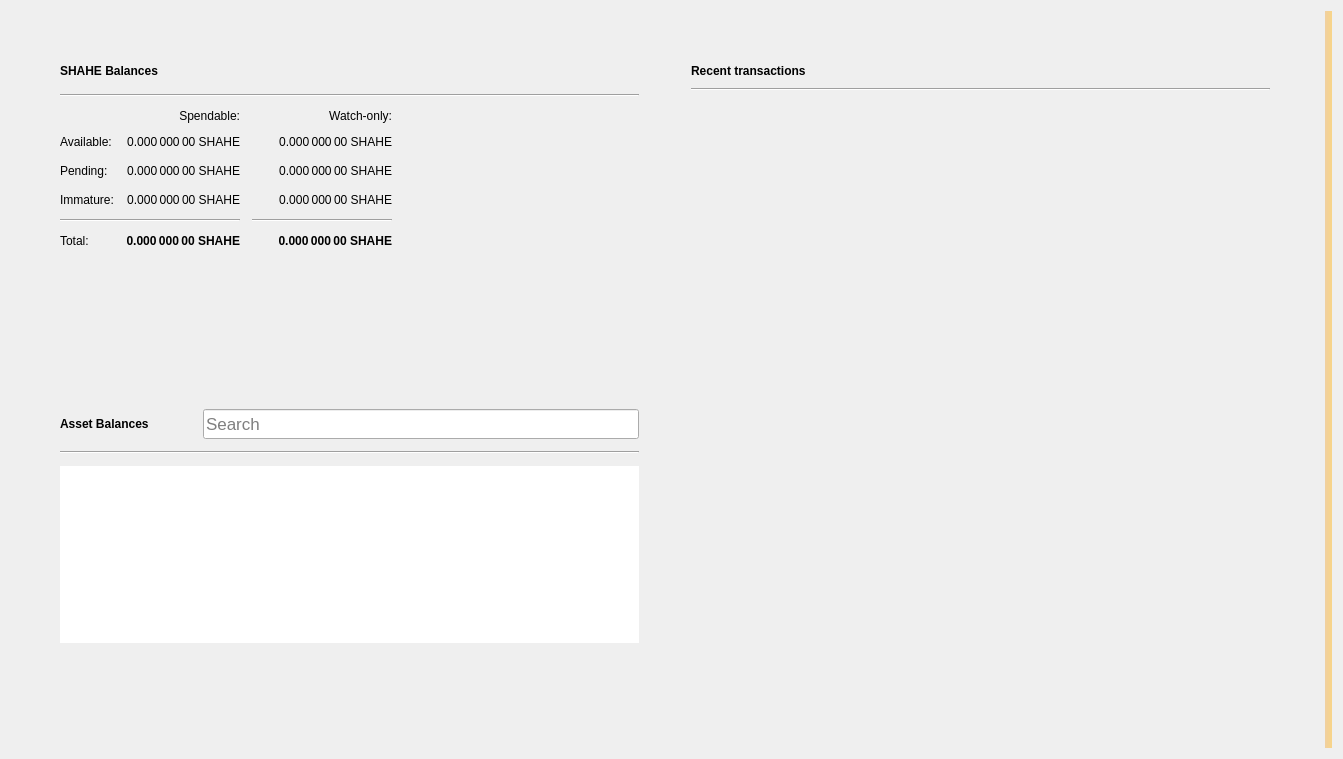
<?xml version="1.0" encoding="UTF-8"?>
<ui version="4.0">
 <class>OverviewPage</class>
 <widget class="QWidget" name="OverviewPage">
  <property name="geometry">
   <rect>
    <x>0</x>
    <y>0</y>
    <width>1343</width>
    <height>759</height>
   </rect>
  </property>
  <property name="windowTitle">
   <string>Form</string>
  </property>
  <property name="autoFillBackground">
   <bool>false</bool>
  </property>
  <layout class="QGridLayout" name="gridLayout_3">
   <item row="0" column="1">
    <layout class="QVBoxLayout" name="verticalLayout_7">
     <property name="spacing">
      <number>0</number>
     </property>
     <property name="leftMargin">
      <number>0</number>
     </property>
     <property name="topMargin">
      <number>0</number>
     </property>
     <property name="rightMargin">
      <number>0</number>
     </property>
     <property name="bottomMargin">
      <number>0</number>
     </property>
     <item>
      <layout class="QHBoxLayout" name="horizontalLayout" stretch="0,0">
       <property name="spacing">
        <number>34</number>
       </property>
       <property name="sizeConstraint">
        <enum>QLayout::SetMaximumSize</enum>
       </property>
       <property name="leftMargin">
        <number>40</number>
       </property>
       <property name="topMargin">
        <number>40</number>
       </property>
       <property name="rightMargin">
        <number>40</number>
       </property>
       <property name="bottomMargin">
        <number>40</number>
       </property>
       <item>
        <layout class="QVBoxLayout" name="verticalLayout_2">
         <property name="spacing">
          <number>34</number>
         </property>
         <property name="rightMargin">
          <number>0</number>
         </property>
         <item>
          <widget class="QFrame" name="frame">
           <property name="sizePolicy">
            <sizepolicy hsizetype="Preferred" vsizetype="Preferred">
             <horstretch>0</horstretch>
             <verstretch>0</verstretch>
            </sizepolicy>
           </property>
           <property name="frameShape">
            <enum>QFrame::NoFrame</enum>
           </property>
           <property name="frameShadow">
            <enum>QFrame::Raised</enum>
           </property>
           <property name="lineWidth">
            <number>10</number>
           </property>
           <layout class="QVBoxLayout" name="verticalLayout_4">
            <property name="spacing">
             <number>12</number>
            </property>
            <item>
             <layout class="QHBoxLayout" name="horizontalLayout_4">
              <item>
               <widget class="QLabel" name="rvnBalancesLabel">
                <property name="font">
                 <font>
                  <weight>75</weight>
                  <bold>true</bold>
                 </font>
                </property>
                <property name="text">
                 <string>SHAHE Balances</string>
                </property>
               </widget>
              </item>
              <item>
               <widget class="QPushButton" name="labelWalletStatus">
                <property name="enabled">
                 <bool>true</bool>
                </property>
                <property name="maximumSize">
                 <size>
                  <width>30</width>
                  <height>16777215</height>
                 </size>
                </property>
                <property name="toolTip">
                 <string>The displayed information may be out of date. Your wallet automatically synchronizes with the shahepay network after a connection is established, but this process has not completed yet.</string>
                </property>
                <property name="text">
                 <string/>
                </property>
                <property name="icon">
                 <iconset>
                  <normaloff>:/icons/warning</normaloff>
                  <disabledoff>:/icons/warning</disabledoff>:/icons/warning</iconset>
                </property>
                <property name="iconSize">
                 <size>
                  <width>24</width>
                  <height>24</height>
                 </size>
                </property>
                <property name="flat">
                 <bool>true</bool>
                </property>
               </widget>
              </item>
              <item>
               <spacer name="horizontalSpacer_3">
                <property name="orientation">
                 <enum>Qt::Horizontal</enum>
                </property>
                <property name="sizeHint" stdset="0">
                 <size>
                  <width>40</width>
                  <height>20</height>
                 </size>
                </property>
               </spacer>
              </item>
             </layout>
            </item>
            <item>
             <widget class="Line" name="line_2">
              <property name="orientation">
               <enum>Qt::Horizontal</enum>
              </property>
             </widget>
            </item>
            <item>
             <layout class="QGridLayout" name="gridLayout">
              <property name="spacing">
               <number>12</number>
              </property>
              <item row="3" column="2">
               <widget class="QLabel" name="labelWatchImmature">
                <property name="font">
                 <font>
                  <weight>50</weight>
                  <bold>false</bold>
                 </font>
                </property>
                <property name="cursor">
                 <cursorShape>IBeamCursor</cursorShape>
                </property>
                <property name="toolTip">
                 <string>Mined balance in watch-only addresses that has not yet matured</string>
                </property>
                <property name="text">
                 <string notr="true">0.000 000 00 SHAHE</string>
                </property>
                <property name="alignment">
                 <set>Qt::AlignRight|Qt::AlignTrailing|Qt::AlignVCenter</set>
                </property>
                <property name="textInteractionFlags">
                 <set>Qt::LinksAccessibleByMouse|Qt::TextSelectableByKeyboard|Qt::TextSelectableByMouse</set>
                </property>
               </widget>
              </item>
              <item row="2" column="3">
               <spacer name="horizontalSpacer_2">
                <property name="orientation">
                 <enum>Qt::Horizontal</enum>
                </property>
                <property name="sizeHint" stdset="0">
                 <size>
                  <width>40</width>
                  <height>20</height>
                 </size>
                </property>
               </spacer>
              </item>
              <item row="1" column="0">
               <widget class="QLabel" name="labelBalanceText">
                <property name="text">
                 <string>Available:</string>
                </property>
               </widget>
              </item>
              <item row="1" column="2">
               <widget class="QLabel" name="labelWatchAvailable">
                <property name="font">
                 <font>
                  <weight>50</weight>
                  <bold>false</bold>
                 </font>
                </property>
                <property name="cursor">
                 <cursorShape>IBeamCursor</cursorShape>
                </property>
                <property name="toolTip">
                 <string>Your current balance in watch-only addresses</string>
                </property>
                <property name="text">
                 <string notr="true">0.000 000 00 SHAHE</string>
                </property>
                <property name="alignment">
                 <set>Qt::AlignRight|Qt::AlignTrailing|Qt::AlignVCenter</set>
                </property>
                <property name="textInteractionFlags">
                 <set>Qt::LinksAccessibleByMouse|Qt::TextSelectableByKeyboard|Qt::TextSelectableByMouse</set>
                </property>
               </widget>
              </item>
              <item row="2" column="1">
               <widget class="QLabel" name="labelUnconfirmed">
                <property name="font">
                 <font>
                  <weight>50</weight>
                  <bold>false</bold>
                 </font>
                </property>
                <property name="cursor">
                 <cursorShape>IBeamCursor</cursorShape>
                </property>
                <property name="toolTip">
                 <string>Total of transactions that have yet to be confirmed, and do not yet count toward the spendable balance</string>
                </property>
                <property name="text">
                 <string notr="true">0.000 000 00 SHAHE</string>
                </property>
                <property name="alignment">
                 <set>Qt::AlignRight|Qt::AlignTrailing|Qt::AlignVCenter</set>
                </property>
                <property name="textInteractionFlags">
                 <set>Qt::LinksAccessibleByMouse|Qt::TextSelectableByKeyboard|Qt::TextSelectableByMouse</set>
                </property>
               </widget>
              </item>
              <item row="4" column="2">
               <widget class="Line" name="lineWatchBalance">
                <property name="sizePolicy">
                 <sizepolicy hsizetype="Preferred" vsizetype="Fixed">
                  <horstretch>0</horstretch>
                  <verstretch>0</verstretch>
                 </sizepolicy>
                </property>
                <property name="minimumSize">
                 <size>
                  <width>140</width>
                  <height>0</height>
                 </size>
                </property>
                <property name="orientation">
                 <enum>Qt::Horizontal</enum>
                </property>
               </widget>
              </item>
              <item row="0" column="1">
               <widget class="QLabel" name="labelSpendable">
                <property name="text">
                 <string>Spendable:</string>
                </property>
                <property name="alignment">
                 <set>Qt::AlignRight|Qt::AlignTrailing|Qt::AlignVCenter</set>
                </property>
               </widget>
              </item>
              <item row="3" column="0">
               <widget class="QLabel" name="labelImmatureText">
                <property name="text">
                 <string>Immature:</string>
                </property>
               </widget>
              </item>
              <item row="5" column="2">
               <widget class="QLabel" name="labelWatchTotal">
                <property name="font">
                 <font>
                  <weight>75</weight>
                  <bold>true</bold>
                 </font>
                </property>
                <property name="cursor">
                 <cursorShape>IBeamCursor</cursorShape>
                </property>
                <property name="toolTip">
                 <string>Current total balance in watch-only addresses</string>
                </property>
                <property name="text">
                 <string notr="true">0.000 000 00 SHAHE</string>
                </property>
                <property name="alignment">
                 <set>Qt::AlignRight|Qt::AlignTrailing|Qt::AlignVCenter</set>
                </property>
                <property name="textInteractionFlags">
                 <set>Qt::LinksAccessibleByMouse|Qt::TextSelectableByKeyboard|Qt::TextSelectableByMouse</set>
                </property>
               </widget>
              </item>
              <item row="4" column="0" colspan="2">
               <widget class="Line" name="line">
                <property name="orientation">
                 <enum>Qt::Horizontal</enum>
                </property>
               </widget>
              </item>
              <item row="0" column="2">
               <widget class="QLabel" name="labelWatchonly">
                <property name="text">
                 <string>Watch-only:</string>
                </property>
                <property name="alignment">
                 <set>Qt::AlignRight|Qt::AlignTrailing|Qt::AlignVCenter</set>
                </property>
               </widget>
              </item>
              <item row="5" column="1">
               <widget class="QLabel" name="labelTotal">
                <property name="font">
                 <font>
                  <weight>75</weight>
                  <bold>true</bold>
                 </font>
                </property>
                <property name="cursor">
                 <cursorShape>IBeamCursor</cursorShape>
                </property>
                <property name="toolTip">
                 <string>Your current total balance</string>
                </property>
                <property name="text">
                 <string notr="true">0.000 000 00 SHAHE</string>
                </property>
                <property name="alignment">
                 <set>Qt::AlignRight|Qt::AlignTrailing|Qt::AlignVCenter</set>
                </property>
                <property name="textInteractionFlags">
                 <set>Qt::LinksAccessibleByMouse|Qt::TextSelectableByKeyboard|Qt::TextSelectableByMouse</set>
                </property>
               </widget>
              </item>
              <item row="1" column="1">
               <widget class="QLabel" name="labelBalance">
                <property name="font">
                 <font>
                  <weight>50</weight>
                  <bold>false</bold>
                 </font>
                </property>
                <property name="cursor">
                 <cursorShape>IBeamCursor</cursorShape>
                </property>
                <property name="toolTip">
                 <string>Your current spendable balance</string>
                </property>
                <property name="text">
                 <string notr="true">0.000 000 00 SHAHE</string>
                </property>
                <property name="alignment">
                 <set>Qt::AlignRight|Qt::AlignTrailing|Qt::AlignVCenter</set>
                </property>
                <property name="textInteractionFlags">
                 <set>Qt::LinksAccessibleByMouse|Qt::TextSelectableByKeyboard|Qt::TextSelectableByMouse</set>
                </property>
               </widget>
              </item>
              <item row="2" column="0">
               <widget class="QLabel" name="labelPendingText">
                <property name="text">
                 <string>Pending:</string>
                </property>
               </widget>
              </item>
              <item row="5" column="0">
               <widget class="QLabel" name="labelTotalText">
                <property name="text">
                 <string>Total:</string>
                </property>
               </widget>
              </item>
              <item row="3" column="1">
               <widget class="QLabel" name="labelImmature">
                <property name="font">
                 <font>
                  <weight>50</weight>
                  <bold>false</bold>
                 </font>
                </property>
                <property name="cursor">
                 <cursorShape>IBeamCursor</cursorShape>
                </property>
                <property name="toolTip">
                 <string>Mined balance that has not yet matured</string>
                </property>
                <property name="text">
                 <string notr="true">0.000 000 00 SHAHE</string>
                </property>
                <property name="alignment">
                 <set>Qt::AlignRight|Qt::AlignTrailing|Qt::AlignVCenter</set>
                </property>
                <property name="textInteractionFlags">
                 <set>Qt::LinksAccessibleByMouse|Qt::TextSelectableByKeyboard|Qt::TextSelectableByMouse</set>
                </property>
               </widget>
              </item>
              <item row="2" column="2">
               <widget class="QLabel" name="labelWatchPending">
                <property name="font">
                 <font>
                  <weight>50</weight>
                  <bold>false</bold>
                 </font>
                </property>
                <property name="cursor">
                 <cursorShape>IBeamCursor</cursorShape>
                </property>
                <property name="toolTip">
                 <string>Unconfirmed transactions to watch-only addresses</string>
                </property>
                <property name="text">
                 <string notr="true">0.000 000 00 SHAHE</string>
                </property>
                <property name="alignment">
                 <set>Qt::AlignRight|Qt::AlignTrailing|Qt::AlignVCenter</set>
                </property>
                <property name="textInteractionFlags">
                 <set>Qt::LinksAccessibleByMouse|Qt::TextSelectableByKeyboard|Qt::TextSelectableByMouse</set>
                </property>
               </widget>
              </item>
             </layout>
            </item>
           </layout>
          </widget>
         </item>
         <item>
          <widget class="QWidget" name="assetVerticalSpaceWidget2" native="true">
           <property name="autoFillBackground">
            <bool>false</bool>
           </property>
           <layout class="QVBoxLayout" name="verticalLayout_6">
            <item>
             <spacer name="verticalSpacer_4">
              <property name="orientation">
               <enum>Qt::Vertical</enum>
              </property>
              <property name="sizeHint" stdset="0">
               <size>
                <width>20</width>
                <height>87</height>
               </size>
              </property>
             </spacer>
            </item>
           </layout>
          </widget>
         </item>
         <item>
          <widget class="QFrame" name="assetFrame">
           <property name="autoFillBackground">
            <bool>true</bool>
           </property>
           <property name="frameShape">
            <enum>QFrame::NoFrame</enum>
           </property>
           <property name="frameShadow">
            <enum>QFrame::Plain</enum>
           </property>
           <property name="lineWidth">
            <number>0</number>
           </property>
           <layout class="QVBoxLayout" name="verticalLayout_5">
            <property name="spacing">
             <number>12</number>
            </property>
            <item>
             <layout class="QHBoxLayout" name="assetBalanceHorizontalLayout">
              <item alignment="Qt::AlignVCenter">
               <widget class="QLabel" name="assetBalanceLabel">
                <property name="font">
                 <font>
                  <weight>75</weight>
                  <bold>true</bold>
                 </font>
                </property>
                <property name="text">
                 <string>Asset Balances</string>
                </property>
               </widget>
              </item>
              <item>
               <widget class="QPushButton" name="labelAssetStatus">
                <property name="enabled">
                 <bool>true</bool>
                </property>
                <property name="maximumSize">
                 <size>
                  <width>30</width>
                  <height>16777215</height>
                 </size>
                </property>
                <property name="toolTip">
                 <string>The displayed information may be out of date. Your wallet automatically synchronizes with the shahepay network after a connection is established, but this process has not completed yet.</string>
                </property>
                <property name="text">
                 <string/>
                </property>
                <property name="icon">
                 <iconset>
                  <normaloff>:/icons/warning</normaloff>
                  <disabledoff>:/icons/warning</disabledoff>:/icons/warning</iconset>
                </property>
                <property name="iconSize">
                 <size>
                  <width>24</width>
                  <height>24</height>
                 </size>
                </property>
                <property name="flat">
                 <bool>true</bool>
                </property>
               </widget>
              </item>
              <item alignment="Qt::AlignBottom">
               <widget class="QLineEdit" name="assetSearch">
                <property name="sizePolicy">
                 <sizepolicy hsizetype="Expanding" vsizetype="Preferred">
                  <horstretch>0</horstretch>
                  <verstretch>0</verstretch>
                 </sizepolicy>
                </property>
                <property name="minimumSize">
                 <size>
                  <width>0</width>
                  <height>30</height>
                 </size>
                </property>
                <property name="maximumSize">
                 <size>
                  <width>16777215</width>
                  <height>30</height>
                 </size>
                </property>
                <property name="sizeIncrement">
                 <size>
                  <width>0</width>
                  <height>0</height>
                 </size>
                </property>
                <property name="baseSize">
                 <size>
                  <width>0</width>
                  <height>0</height>
                 </size>
                </property>
                <property name="font">
                 <font>
                  <pointsize>13</pointsize>
                 </font>
                </property>
                <property name="maxLength">
                 <number>32</number>
                </property>
                <property name="frame">
                 <bool>true</bool>
                </property>
                <property name="alignment">
                 <set>Qt::AlignLeading|Qt::AlignLeft|Qt::AlignVCenter</set>
                </property>
                <property name="placeholderText">
                 <string>Search</string>
                </property>
                <property name="clearButtonEnabled">
                 <bool>true</bool>
                </property>
               </widget>
              </item>
             </layout>
            </item>
            <item>
             <widget class="Line" name="assetBalanceLine">
              <property name="orientation">
               <enum>Qt::Horizontal</enum>
              </property>
             </widget>
            </item>
            <item>
             <widget class="QListView" name="listAssets">
              <property name="frameShape">
               <enum>QFrame::NoFrame</enum>
              </property>
              <property name="lineWidth">
               <number>0</number>
              </property>
              <property name="verticalScrollMode">
               <enum>QAbstractItemView::ScrollPerItem</enum>
              </property>
             </widget>
            </item>
            <item>
             <widget class="QWidget" name="assetVerticalSpaceWidget" native="true">
              <property name="autoFillBackground">
               <bool>false</bool>
              </property>
              <layout class="QVBoxLayout" name="verticalLayout">
               <item>
                <spacer name="verticalSpacer_3">
                 <property name="orientation">
                  <enum>Qt::Vertical</enum>
                 </property>
                 <property name="sizeHint" stdset="0">
                  <size>
                   <width>20</width>
                   <height>40</height>
                  </size>
                 </property>
                </spacer>
               </item>
              </layout>
             </widget>
            </item>
           </layout>
          </widget>
         </item>
        </layout>
       </item>
       <item>
        <layout class="QVBoxLayout" name="verticalLayout_3">
         <property name="spacing">
          <number>34</number>
         </property>
         <property name="leftMargin">
          <number>0</number>
         </property>
         <item>
          <widget class="QFrame" name="frame_2">
           <property name="sizePolicy">
            <sizepolicy hsizetype="Preferred" vsizetype="Fixed">
             <horstretch>0</horstretch>
             <verstretch>0</verstretch>
            </sizepolicy>
           </property>
           <property name="frameShape">
            <enum>QFrame::NoFrame</enum>
           </property>
           <property name="frameShadow">
            <enum>QFrame::Plain</enum>
           </property>
           <property name="lineWidth">
            <number>0</number>
           </property>
           <layout class="QGridLayout" name="gridLayout_2">
            <property name="horizontalSpacing">
             <number>12</number>
            </property>
            <item row="0" column="0">
             <layout class="QHBoxLayout" name="horizontalLayout_2">
              <item>
               <widget class="QLabel" name="recentTransactionsLabel">
                <property name="font">
                 <font>
                  <weight>75</weight>
                  <bold>true</bold>
                 </font>
                </property>
                <property name="text">
                 <string>Recent transactions</string>
                </property>
               </widget>
              </item>
              <item>
               <widget class="QPushButton" name="labelTransactionsStatus">
                <property name="enabled">
                 <bool>true</bool>
                </property>
                <property name="maximumSize">
                 <size>
                  <width>30</width>
                  <height>16777215</height>
                 </size>
                </property>
                <property name="toolTip">
                 <string>The displayed information may be out of date. Your wallet automatically synchronizes with the shahepay network after a connection is established, but this process has not completed yet.</string>
                </property>
                <property name="text">
                 <string/>
                </property>
                <property name="icon">
                 <iconset>
                  <normaloff>:/icons/warning</normaloff>
                  <disabledoff>:/icons/warning</disabledoff>:/icons/warning</iconset>
                </property>
                <property name="iconSize">
                 <size>
                  <width>24</width>
                  <height>24</height>
                 </size>
                </property>
                <property name="flat">
                 <bool>true</bool>
                </property>
               </widget>
              </item>
              <item>
               <spacer name="horizontalSpacer">
                <property name="orientation">
                 <enum>Qt::Horizontal</enum>
                </property>
                <property name="sizeHint" stdset="0">
                 <size>
                  <width>40</width>
                  <height>20</height>
                 </size>
                </property>
               </spacer>
              </item>
             </layout>
            </item>
            <item row="2" column="0">
             <widget class="QListView" name="listTransactions">
              <property name="styleSheet">
               <string notr="true">QListView { background: transparent; }</string>
              </property>
              <property name="frameShape">
               <enum>QFrame::NoFrame</enum>
              </property>
              <property name="verticalScrollBarPolicy">
               <enum>Qt::ScrollBarAlwaysOff</enum>
              </property>
              <property name="horizontalScrollBarPolicy">
               <enum>Qt::ScrollBarAlwaysOff</enum>
              </property>
              <property name="selectionMode">
               <enum>QAbstractItemView::NoSelection</enum>
              </property>
             </widget>
            </item>
            <item row="1" column="0">
             <widget class="Line" name="line_3">
              <property name="orientation">
               <enum>Qt::Horizontal</enum>
              </property>
             </widget>
            </item>
           </layout>
          </widget>
         </item>
         <item>
          <spacer name="verticalSpacer_2">
           <property name="orientation">
            <enum>Qt::Vertical</enum>
           </property>
           <property name="sizeHint" stdset="0">
            <size>
             <width>20</width>
             <height>40</height>
            </size>
           </property>
          </spacer>
         </item>
        </layout>
       </item>
      </layout>
     </item>
    </layout>
   </item>
   <item row="0" column="3">
    <widget class="QLabel" name="labelAlerts">
     <property name="visible">
      <bool>true</bool>
     </property>
     <property name="styleSheet">
      <string notr="true">QLabel { background-color: qlineargradient(x1: 0, y1: 0, x2: 1, y2: 0, stop:0 #F0D0A0, stop:1 #F8D488); color:#000000; }</string>
     </property>
     <property name="wordWrap">
      <bool>true</bool>
     </property>
     <property name="margin">
      <number>3</number>
     </property>
     <property name="textInteractionFlags">
      <set>Qt::TextSelectableByMouse</set>
     </property>
    </widget>
   </item>
  </layout>
 </widget>
 <resources/>
 <connections/>
</ui>
